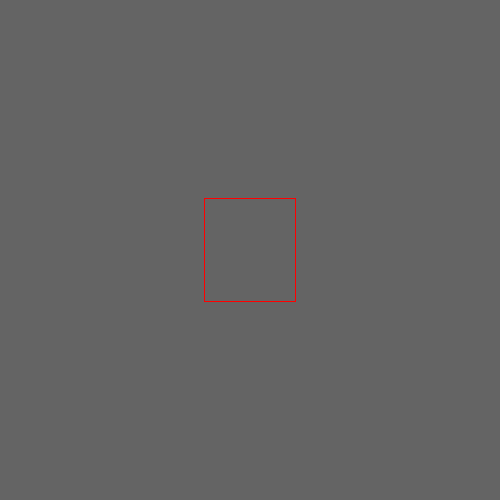
Frame 1 (no input)
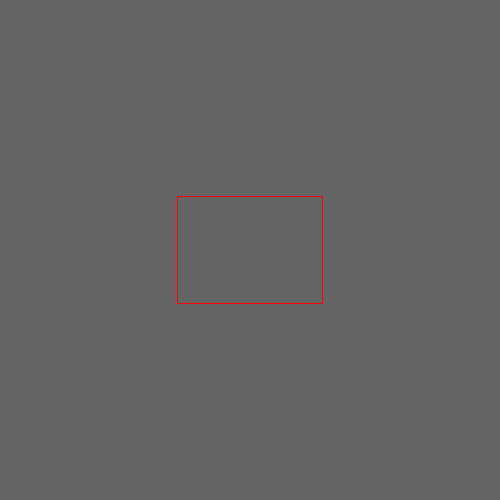
Frame 60 (the mouse pressed at the canvas centre just before this capture)
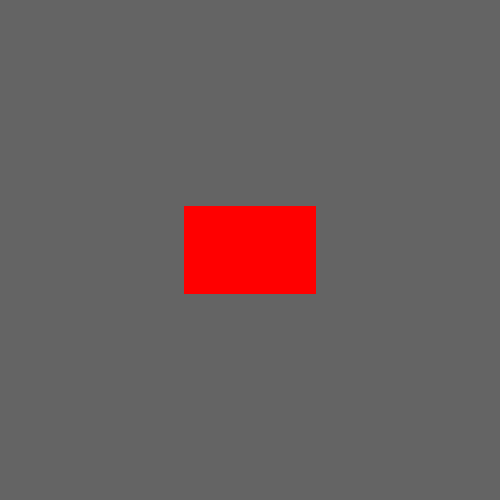
Frame 120 (the mouse held since frame 60 and released just before this capture)

The Processing sketch that drew these frames (run headless with seeded random() and noise(); from frame 60 on, the mouse is pressed at the canvas centre):

// Processing sketch: w03_03_buttons_rectCenter
// ── w03_03_buttons_rectCenter.pde
// IMA NYU Shanghai
// Kinetic Interfaces
// MOQN
// Aug 31 2016


int boxPosX, boxPosY;
float boxWidth, boxHeight;


void setup() {
  size(500, 500);
  stroke(255, 0, 0);
  noFill();
  
  rectMode(CENTER);
  
  boxPosX = width/2;
  boxPosY = height/2;
}


void draw() {
  background(100);
  
  boxWidth = sin(frameCount*0.02)*60 + 90;
  boxHeight = sin(frameCount*0.05)*50 + 100;
  rect(boxPosX, boxPosY, boxWidth, boxHeight);

  if (mouseX > boxPosX-boxWidth/2 && mouseX < boxPosX+boxWidth/2 &&
    mouseY > boxPosY-boxHeight/2 && mouseY < boxPosY+boxHeight/2) {
    fill(255, 0, 0);
  } else {
    noFill();
  }
}
